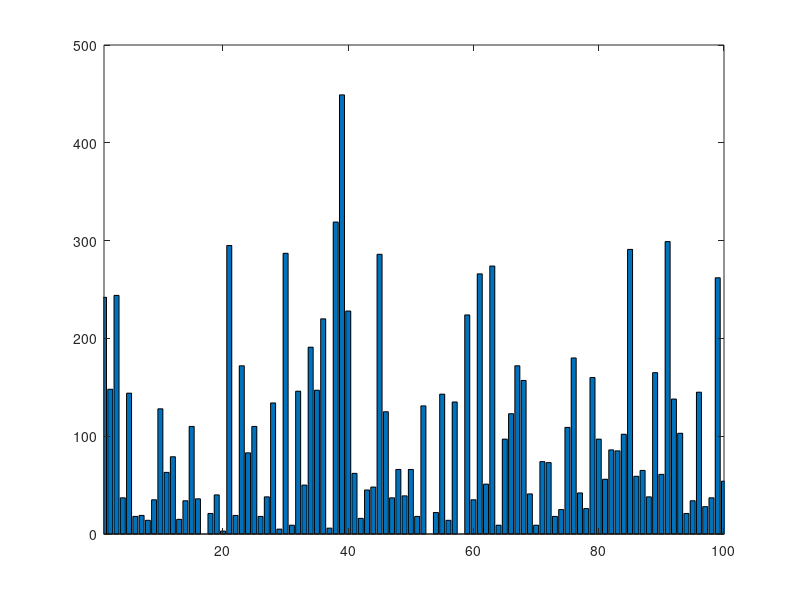
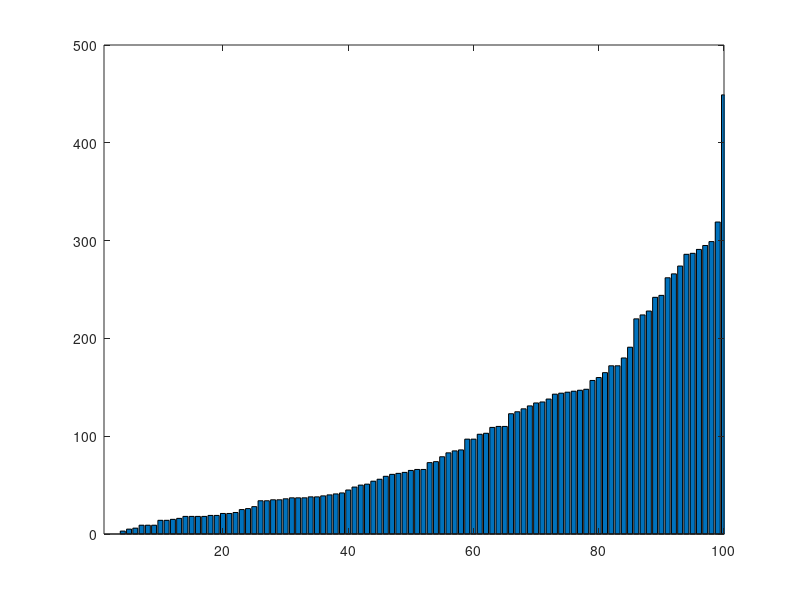

MATLAB code to generate these figures, in order:
% The basic game rule: 
%       Pick one person randomly to give 1 property. After giving property, this person will have increased
%       probability to be picked in next round.
% The result: 
%       Non-uniform distribution of property after enough generations

numofpeoples = 100; generations = 10000;

peoples = zeros(1,numofpeoples);
choices = 1:numofpeoples;

for generation = 1:generations
    numofchoices = length(choices);
    choice = randi(numofchoices);
    peoples(choices(choice)) = peoples(choices(choice)) + 1;
    choices = [choices,choices(choice)];
end

figure(1);
bar(peoples); xlim([1,100]);

figure(2);
bar(sort(peoples)); xlim([1,100]);